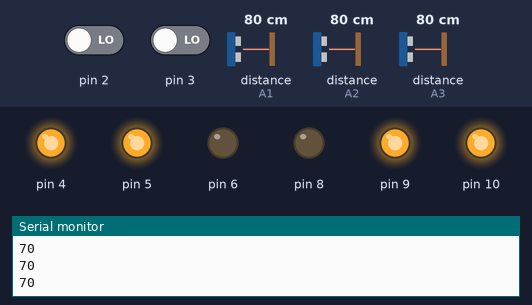
Recording of a sketch running on a simulated Arduino Uno, built with avr-gcc and run on an emulated ATmega328P. On the bench: output pins drawn as LEDs (lit = HIGH), the last lines printed to the serial monitor. The test bench sets the inputs (shaded band); at power-on: distance to the obstacle (sensors on A1, A2, A3) 80 cm, pin 2 LOW, pin 3 LOW.

Above: at 1.2 s.
1.3 s: distance to the obstacle (sensor on A1) set to 2 cm
At 2.0 s:
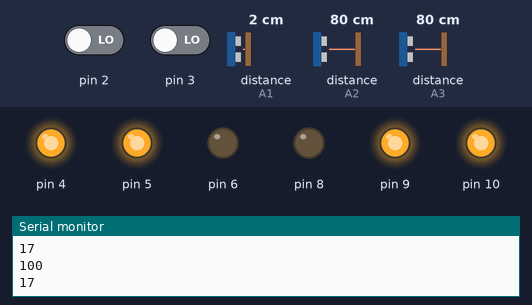
2.9 s: distance to the obstacle (sensor on A2) set to 2 cm
At 3.8 s:
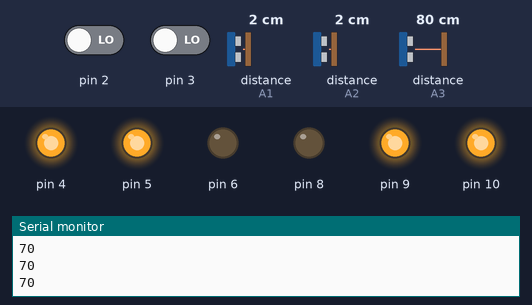
Timing chart, 0 to 5.9 s (numbered marks = the images above; inputs shaded):
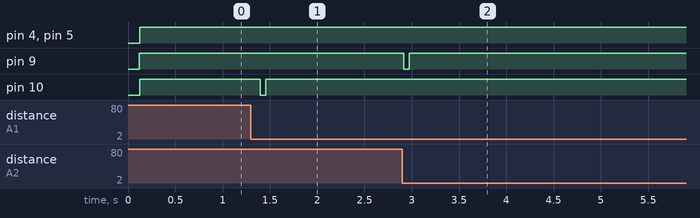

Measured:
- after the input at 1.3 s, pin 10: HIGH → LOW after 0.10 s, → HIGH 0.06 s later
- after the input at 2.9 s, pin 9: HIGH → LOW at once, → HIGH 0.06 s later

The sketch:

floodfill2.ino
```cpp
#include<SharpIR.h>
#include<util/atomic.h> //atomic block macro

#define irLeftPin A1
#define irMidPin A3
#define irRightPin A2

int baseSpeed = 70; //avg speed
int maxSpeed = 100;
int lastError = 0;

float irArr[] = {0,0,0};
int irArrBinary[] = {0,0,0};

volatile int posiA, posiB; //volatile variables for encoder readings
int posA, posB;

class Motors{
  public :
  int enca, encb, m1, m2, pwm;

  Motors(int ENCA, int ENCB, int M1, int M2, int PWM){
    enca = ENCA;
    encb = ENCB;
    m1 = M1;
    m2 = M2;
    pwm = PWM;

    pinMode(enca, INPUT);
    pinMode(encb, INPUT);
    pinMode(m1, OUTPUT);
    pinMode(m2, OUTPUT);
    pinMode(pwm, OUTPUT);

    }

  void setMotor(int dira, int dirb, int pwmVal){
      Serial.println(pwmVal);
      digitalWrite(m1, dira);
      digitalWrite(m2, dirb);
      digitalWrite(pwm, pwmVal);
      }
};

Motors motorLeft(3,11,5,6,9);
Motors motorRight(2,12,4,8,10);

SharpIR irLeft(irLeftPin, 1080);
SharpIR irMid(irMidPin, 1080);
SharpIR irRight(irRightPin,1080);

void readEncoderMotorLeft(){
  int b = digitalRead(motorLeft.encb);
  if(b > 0){
    posiA++;
  }
  else{
    posiA--;
  }

//  Serial.print("posiA is ");
//  Serial.println(posiA);
}


void readEncoderMotorRight(){
  int b = digitalRead(motorRight.encb);
  if(b > 0){
    posiB++;
  }
  else{
    posiB--;
  }

//  Serial.print("posiB is ");
//  Serial.println(posiB);
}

void setup() {
  // put your setup code here, to run once:
  attachInterrupt(digitalPinToInterrupt(motorLeft.enca),readEncoderMotorLeft,RISING);
  attachInterrupt(digitalPinToInterrupt(motorRight.enca),readEncoderMotorRight,RISING);

  Serial.begin(9600);
}

void loop() {
  goStraight();

  int posA = 0;
  int posB = 0;

  ATOMIC_BLOCK(ATOMIC_RESTORESTATE){
    posA = posiA;
    posB =  posiB;
    }

}

float  readIR(){
    irArr[0] = irLeft.distance();
    irArr[1] = irMid.distance();
    irArr[2] = irRight.distance();

    if(irArr[0]>0 && irArr[0]<10){irArrBinary[0] == 1;}  //basic ir array to check for walls, 1 if wall, 0 if not
    if(irArr[1]>0 && irArr[1]<10){irArrBinary[1] == 1;}
    if(irArr[2]>0 && irArr[2]<10){irArrBinary[2] == 1;}

    float err = irArr[0] - irArr[2];

    return err;
  }

void goStraight(){
  float kp = 0.75;
  float kd = 1;

  readIR();

  Serial.print("average encoder readings ");
  Serial.println((posiA+posiB)/2);

  while(1){
    int error = readIR();

    int motorSpeed = kp*error + kd*(error-lastError);

    int leftMotorSpeed = baseSpeed - motorSpeed;
    int rightMotorSpeed = baseSpeed + motorSpeed;

    if (rightMotorSpeed > maxSpeed) rightMotorSpeed = maxSpeed;
    if (leftMotorSpeed > maxSpeed) leftMotorSpeed = maxSpeed;
    if (rightMotorSpeed < 0) rightMotorSpeed = 0;
    if (leftMotorSpeed < 0) leftMotorSpeed = 0;

//    Serial.print("Left pwm ");
//    Serial.println(leftMotorSpeed);
//    Serial.print("Right pwm");
//    Serial.println(rightMotorSpeed);

    motorLeft.setMotor(HIGH, LOW, leftMotorSpeed);
    motorRight.setMotor(HIGH, LOW, rightMotorSpeed);

    lastError = error;

    }
}
```
